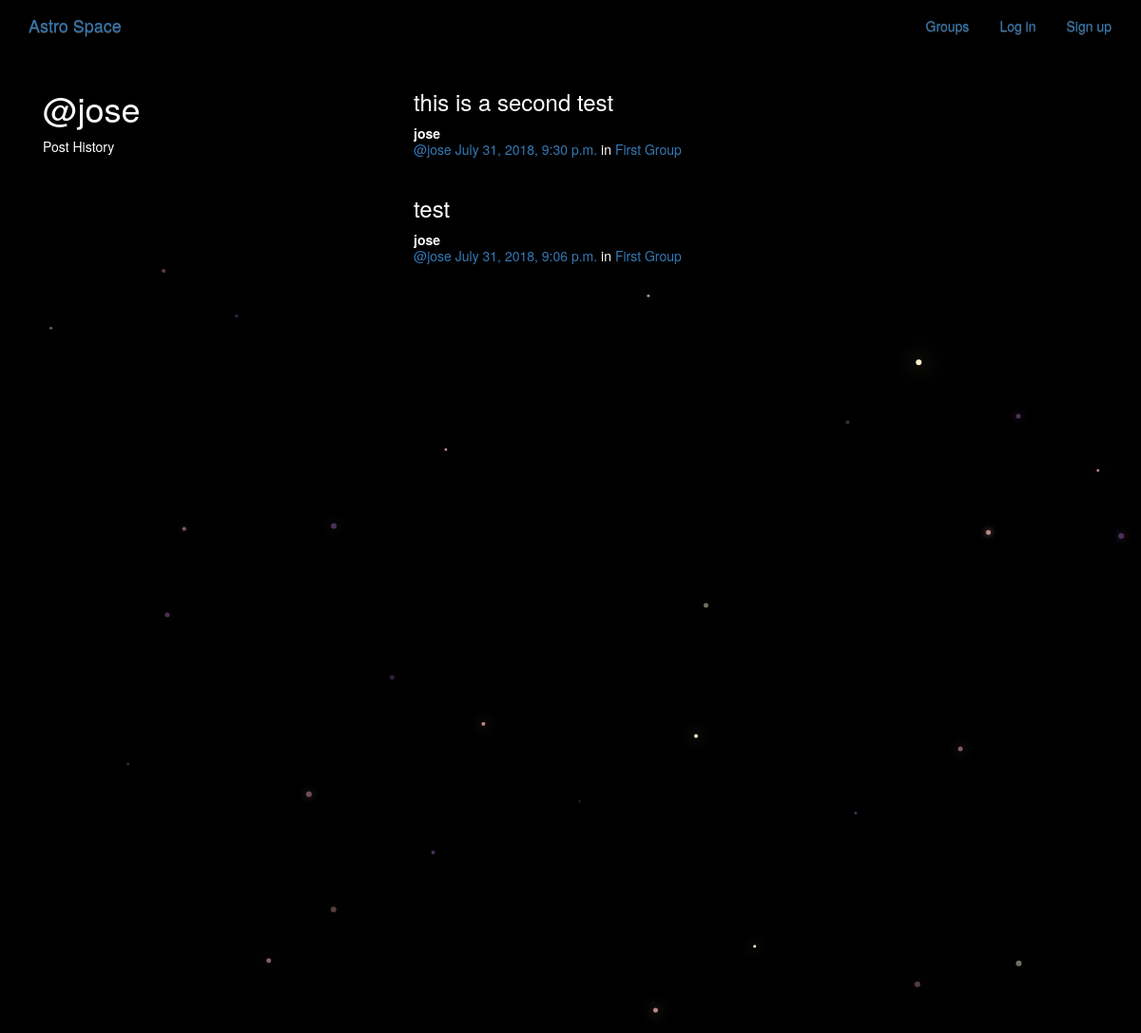
The app's page /posts/by/jose with its own data.
### posts/models.py (models this page shows, shortened)
class Post(models.Model):
    user = models.ForeignKey(User, related_name='posts',on_delete=models.CASCADE)
    created_at = models.DateTimeField(auto_now=True)
    message = models.TextField()
    message_html = models.TextField(editable = False)
    group = models.ForeignKey(Group, related_name='posts', null=True, blank=True,on_delete=models.CASCADE)
    class Meta:
        ordering = ['-created_at']
        unique_together = ['user', 'message']

### groups/models.py (models this page shows, shortened)
class Group(models.Model):
    name = models.CharField(max_length=255, unique=True)
    slug = models.SlugField(allow_unicode=True, unique=True)
    description = models.TextField(blank=True, default='')
    description_html = models.TextField(editable=False, default='', blank=True)
    members = models.ManyToManyField(User,through="GroupMember")
    class Meta:
        ordering = ["name"]

### posts/views.py (the view)
# urls.py: url(r'by/(?P<username>[-\w]+)$', views.UserPosts.as_view(), name='for_user'),
class UserPosts(generic.ListView):
    model = models.Post
    template_name = 'posts/user_post_list.html'
    def get_queryset(self):
        try:
            self.post_user = User.objects.prefetch_related('posts').get(username__iexact=self.kwargs.get('username'))
        except User.DoesNotExist:
            raise Http404
        else:
            return self.post_user.posts.all()
    def get_context_data(self, **kwargs):
        context = super().get_context_data(**kwargs)
        context["post_user"] = self.post_user
        return context

### posts/templates/posts/user_post_list.html
{% extends "posts/post_base.html" %}
{% block prepost %}
<div class="col-md-4">
	<h1>@{{ post_user.username }}</h1>
	<p>Post History</p>
</div>
{% endblock %}
{% block post_content %}
<div class="col-md-8">
	{% for post in post_list %}
		{% include "posts/_post.html" %}
	{% endfor %}
</div>
{% endblock %}

### posts/templates/posts/_post.html (shortened to what this page needs)
<div class="post media">
        <h3>{{ post.message_html|safe }}</h3>
        <div class="media-body">
            <strong>{{ post.user.username }}</strong>
            <h5 class="media-heading">
                <span class="username"><a href="{% url 'posts:for_user' username=post.user.username %}">@{{ post.user.username }}</a></span>
                <time class="time"><a href="{% url 'posts:single' username=post.user.username pk=post.pk %}">{{ post.created_at }}</a></time>
                {% if post.group %}
                <span class="group-name">in <a href="#">{{ post.group.name }}</a></span>
                {% endif %}
            </h5>
        </div>
    </div>

### static/astrospace/css/master.css (style rules this page uses)
body { margin: 0; overflow: hidden; background-color: black; color:white; }

### records on screen
Post: message_html "this is a second test", user.username "jose", created_at "July 31, 2018, 9:30 p.m.", group.name "First Group"
Post: message_html "test", user.username "jose", created_at "July 31, 2018, 9:06 p.m.", group.name "First Group"

### other values on screen
{{ post_user.username }} "jose"
